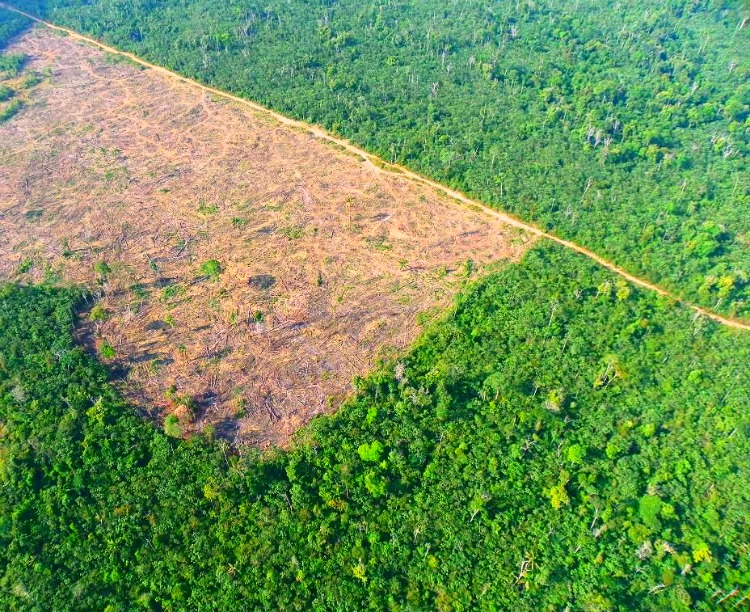
#> input picture atividade_03/img/matas.jpg, 750 x 612 px, found by its file name
$ python script.py
#> lines starting #> are read from the running program, lines starting #| are printed output that depends on the picture
import cv2
import numpy as np

#carregando imagem
img = cv2.imread('atividade_03\img\matas.jpg')
#> img is the input picture: shape (612, 750, 3); mean B, G, R 87.1, 147.2, 112.1

#array
img_array = np.array(img)

#mostrando o array de 3 dimensões
print(img_array.shape)
#| (612, 750, 3)

# colorindo de vermelho o que for verde
for row in range(img_array.shape[0]):
    for col in range(img_array.shape[1]):
        pixel = img_array[row, col]
    #colorindo se for tom de verde - lembrar que eh B G R
        if pixel[1] > 80 and pixel[0] < 140 and pixel[2] < 140:
            img_array[row, col] = [0, 0, 255]
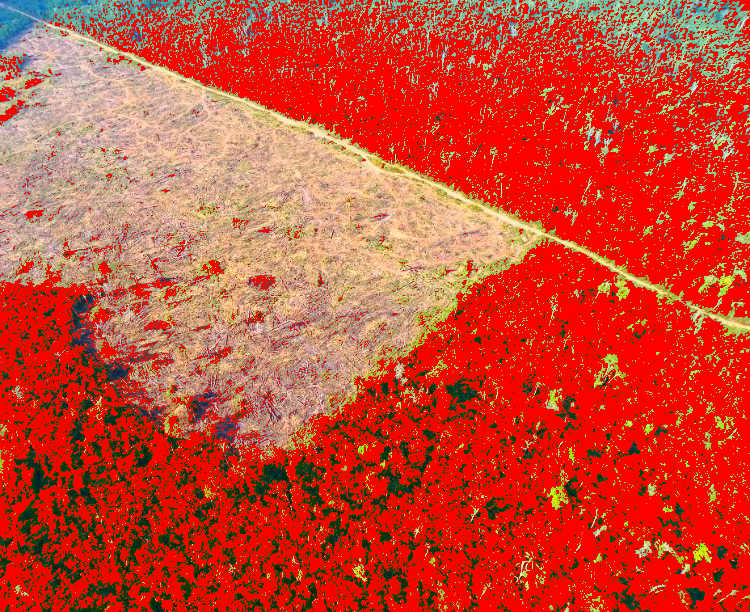
#> img_array: shape (612, 750, 3); mean B, G, R 51.1, 69.5, 207.6

#transformando o array em imagem
img = np.array(img_array, dtype=np.uint8)

# mostrando imagem de resultado
cv2.imshow('img', img)

# mostrando a matriz da imagem
print(np.shape(img))
#| (612, 750, 3)

# espera imagem ser fechada
cv2.waitKey(0)
